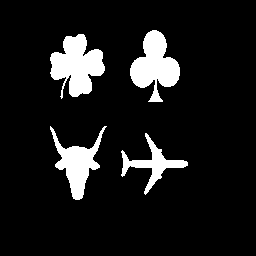
%> input picture Project 2/match1.gif, 256 x 256 px
$ octave compute_U_F_H.m   (GNU Octave 9; MATLAB toolbox functions it lacks are replaced by stand-ins)
%> lines starting %> are read from the running program, lines starting %| are printed output that depends on the picture; in (x1, y1, x2, y2) boxes, pixels count from 0 and x2, y2 are one past the last pixel; in counts of white or black regions, pixels touching at a corner belong together; the program's own positions count from 1
clc; clear; close all;
% Load the binary image
img = imbinarize(imread('match1.gif'));
%> img: size 256x256 logical; 10% white; 4 white regions, box (x1, y1, x2, y2) and area: (50, 34, 105, 99) 2125, (130, 30, 180, 102) 1945, (50, 126, 107, 200) 1511, (121, 133, 188, 195) 1003
% Label connected components
[labeled_img, num_objects] = bwlabel(img);
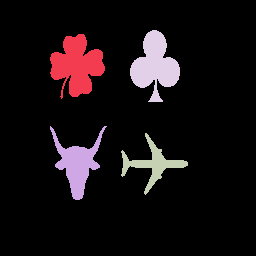
%> labeled_img: size 256x256 double; 5 distinct labels, from 0 to 4; one colour per label, 0 black
%> num_objects = 4

% Display seperated objs
figure;
for i = 1:num_objects
    object = (labeled_img == i);
    subplot(2, 2, i), imshow(object), title('Object ' + string(i));
end
%> this loop made 4 passes
%> pass 1, `object = (labeled_img == i);`:
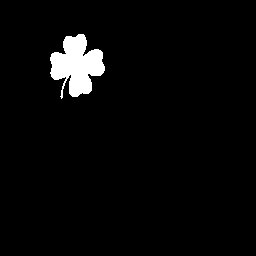
%> object: size 256x256 logical; 3.2% white; 1 white region, box (x1, y1, x2, y2) and area: (50, 34, 105, 99) 2125
%> pass 2, `object = (labeled_img == i);`:
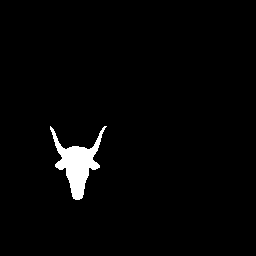
%> object: size 256x256 logical; 2.3% white; 1 white region, box (x1, y1, x2, y2) and area: (50, 126, 107, 200) 1511
%> pass 3, `object = (labeled_img == i);`:
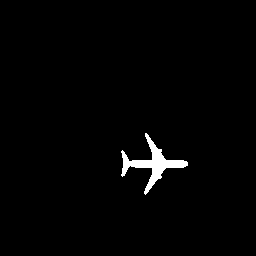
%> object: size 256x256 logical; 1.5% white; 1 white region, box (x1, y1, x2, y2) and area: (121, 133, 188, 195) 1003
%> after the loop:
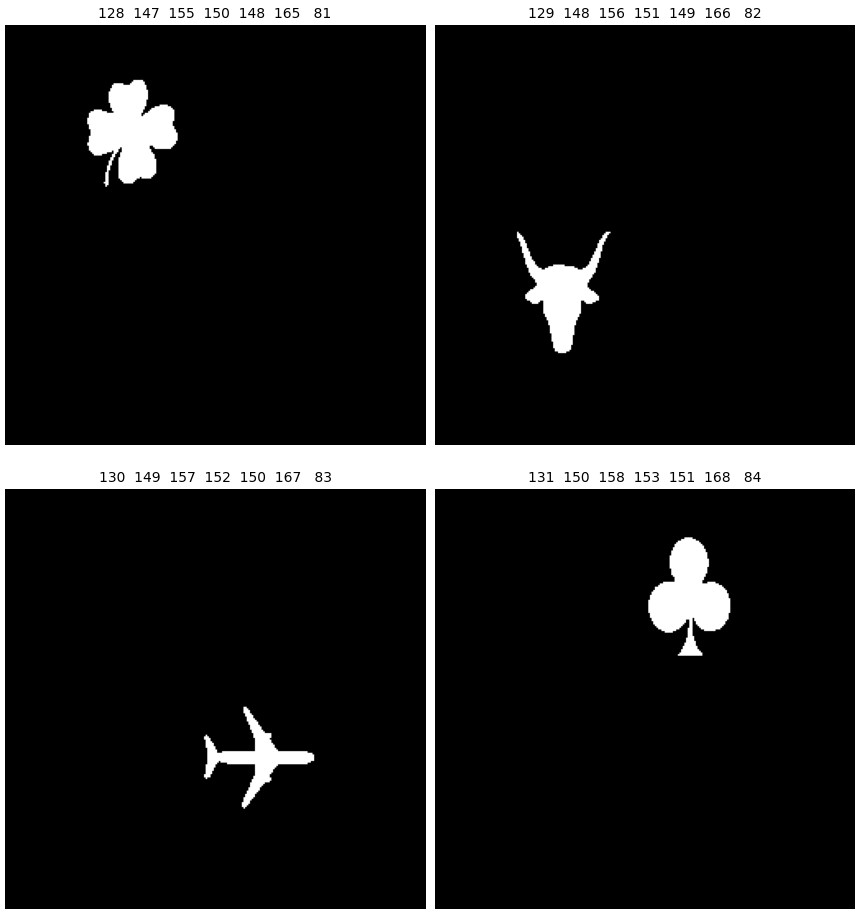
%> figure redrawn from the program's plot data, 4 panels

% Define the maximum radius for the disk
max_radius = 20; % Adjust based on the size of objects

% Initialize variables
U = zeros(max_radius, num_objects); % Size distribution
f = zeros(max_radius, num_objects); % Pectrum
H = zeros(1, num_objects); % Complexity

% Compute size distribution, pectrum, and complexity for each object
for i = 1:num_objects
    % Extract the i-th object
    object = (labeled_img == i);

    % Compute size distribution U(r)
    for r = 1:max_radius
        % Create a disk structuring element of radius r
        se = strel('square', 3+(2*(r-1))); %r=1 3x3 r=2 5x5 r=7x7

        % opening the object with the se
        opened_object = imopen(object, se);

        % Compute the area of the openned object
        U(r, i) = sum(opened_object(:));
    end

    % Compute pectrum f(r)
    f(1:max_radius-1, i) = (U(1:max_radius-1, i) - U(2:max_radius, i))/sum(object(:));

    % Normalize the pectrum to get probabilities
    p = f(:, i) / sum(f(:, i));
    p(p == 0) = []; % Remove zero values to avoid log(0)

    % Compute complexity H(X|B) as entropy
    H(i) = -sum(p .* log2(p));
end
%> after the loop, H = [2.17 2.76 2.25 2.32]; U = 20 rows, first 8: [2082 1488 990 1930; 2075 1332 850 1900; 2025 1215 647 1852; 1995 1155 346 1773; 1900 1127 225 1746; 1864 1081 0 1734; 1773 1015 0 1667; 1697 924 0 1590]; f = 20 rows, first 8: [0.00329 0.103 0.14 0.0154; 0.0235 0.0774 0.202 0.0247; 0.0141 0.0397 0.3 0.0406; 0.0447 0.0185 0.121 0.0139; 0.0169 0.0304 0.224 0.00617; 0.0428 0.0437 0 0.0344; 0.0358 0.0602 0 0.0396; 0.448 0.0338 0 0.266]; p = [0.0155; 0.0249; 0.0409; 0.014; 0.00622; 0.0347; 0.0399; 0.268; 0.13; 0.425]

% Display results
disp('Size Distribution U(r):');
disp(U);
%> (printed output is left out)

disp('Pectrum f(r):');
disp(f);
%|    0.0033   0.1032   0.1396   0.0154
%|    0.0235   0.0774   0.2024   0.0247
%|    0.0141   0.0397   0.3001   0.0406
%|    0.0447   0.0185   0.1206   0.0139
%|    0.0169   0.0304   0.2243   0.0062
%|    0.0428   0.0437        0   0.0344
%|    0.0358   0.0602        0   0.0396
%|    0.4475   0.0338        0   0.2663
%|    0.0447   0.1390        0   0.1290
%|    0.3064   0.0278        0   0.4221
%|         0   0.4110        0        0
%|         0        0        0        0
%> (further printed lines are left out)

disp('Complexity H(X|B):');
disp(H);
%|    2.1652   2.7621   2.2465   2.3167

% Plot size distribution and pectrum for each object
figure;
for i = 1:num_objects
    subplot(num_objects, 2, 2*i-1);
    plot(1:max_radius, U(:, i), 'b-o');
    xlabel('Radius (r)');
    ylabel('U(r)');
    title(sprintf('Size Distribution - Object %d', i));

    subplot(num_objects, 2, 2*i);
    plot(1:max_radius-1, f(1:max_radius-1, i), 'r-o');
    xlabel('Radius (r)');
    ylabel('f(r)');
    title(sprintf('Pectrum - Object %d', i));
end
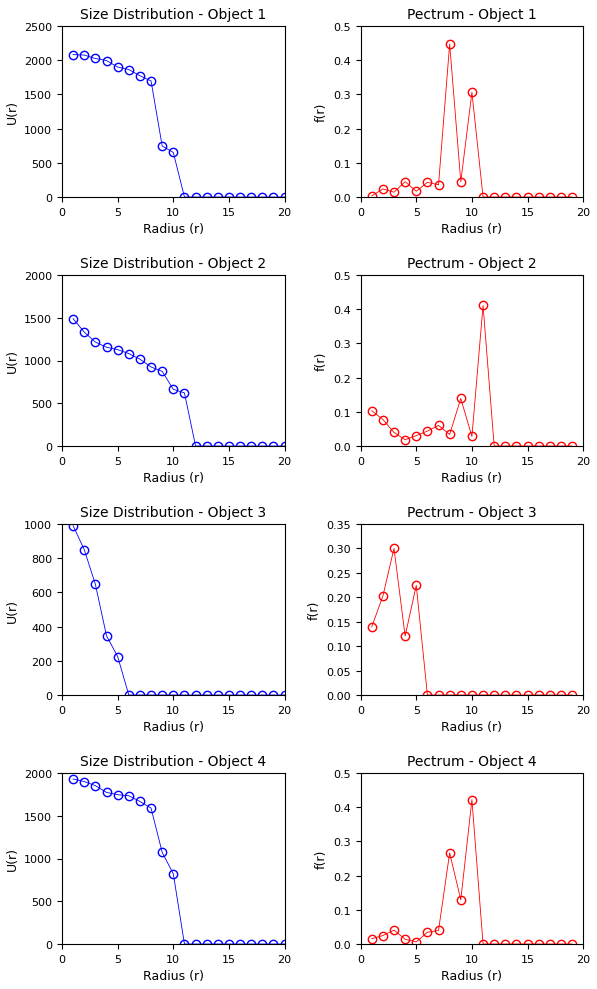
%> figure redrawn from the program's plot data, 8 panels; panel 1: curve peaks at x = 1, y = 2082; panel 2: curve peaks at x = 8, y = 0.448; panel 3: curve peaks at x = 1, y = 1488; panel 4: curve peaks at x = 11, y = 0.411

% Determine the most complex object
[~, most_complex] = max(H);
%> most_complex = 2
fprintf('The most complex object is Object %d with complexity H(X|B) = %.4f\n', most_complex, H(most_complex));
%| The most complex object is Object 2 with complexity H(X|B) = 2.7621
